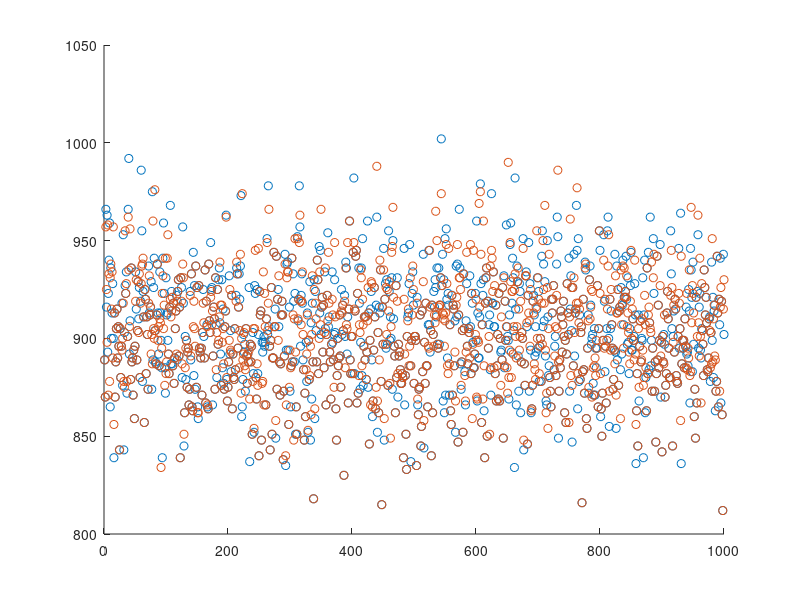

MATLAB code to generate this figure: (Note: this script raises an error after producing the figure.)
clear all; close all; clc

%% Simulate arrival and processing of packets
    % Simulation setup
        samples = 1000;
        normalised_arrival_rate = 0.90;                                         % efficiency of packet arrival rate
        normalised_service_rate = 0.93;                                         % efficiency of packet service rate

    % Poisson distributed random number generator
        lambda_arrival = samples*normalised_arrival_rate;                           
        input_packets = poissrnd(lambda_arrival, [1 samples]);                  % randomise arrival of packets 
        
        lambda_service = samples*normalised_service_rate;                         
        output_limit = poissrnd(lambda_service, [1 samples]);                   % randomise output limit
                
    % TEST CASE - use in place of Poisson
        %input_packets = [0 88 796 1627 51 34 966 714 1276 494 933 107 241 16 671 643 812 262 218 1378 507 15 820 1253 307 540 190 500 96 943 105 183 447 542 166 165 490 510 877 37 163 104 42 291 645 363 134 920 1507 598 172];                      %pg 185
        %input_packets = [0 167 1512 3091 97 65 1835 1357 2424 939 1773 203 458 30 1275 1222 1543 498 414 2618 963 29 1558 2381 583 1026 361 950 182 1792 200 348 849 1030 315 314 931 969 1666 70 310 198 80 553 1226 690 255 1748 2863 1136 327];     %pg 186
        %input_packets = [174 1576 3221 101 67 1913 1414 2526 978 1847 212 477 32 1329 1273 1608 519 432 2728 1004 30 1624 2481 608 1069 376 990 190 1867 208 362 885 1073 329 327 970 1010 1736 73 323 206 83 576 1277 719 265 1822 2984 1184 341];    %pg 187
        %samples = length(input_packets);
        %output_limit = 1000*ones(1,samples);
        
    % Calculate number of packets arrived in each time slot
        output_packets = zeros(1,samples);
        queue = zeros(1,samples);
        buffer = zeros(1,samples);
    
        for i = 1:samples
            if i == 1                                                           % for first sample, where i-1 does not exist
                if input_packets(i) >= output_limit(i)
                    queue(i) = input_packets(i) - output_limit(i);
                    output_packets(i) = output_limit(i);
                else
                    output_packets(i) = input_packets(i);
                end
                
            elseif input_packets(i)+queue(i-1) >= output_limit(i)               % if packet surplus
                queue(i) = queue(i-1) + (input_packets(i) - output_limit(i));   % update queue
                output_packets(i) = output_limit(i);                            % output max packets
                
            else 
                if queue(i) > 0                                                 % if queued packets exist
                    queue(i) = queue(i-1);                                      % queue carries forward
                end
                output_packets(i) = queue(i-1) + input_packets(i);              % output current + queued packets
            end
        end
        
    % Generate Queue Behaviour Table
        output(:,1) = input_packets;
        output(:,2) = output_packets;
        output(:,3) = queue;
        
    % Plot results
        resolution = 5;                                                        % minimum resolution is 1
        x = 1:samples;
        plot(x,input_packets,'o',x,output_packets,'o',x,queue,'o','MarkerIndices',1:resolution:samples)
        axis([0 samples 0 samples+200])
        title(['Plot of Queue Behaviour with Normalised Arrival Rate of ',num2str(100*normalised_arrival_rate),'% and Normalised Service Rate of ',num2str(100*normalised_service_rate),'%'])
        xlabel('Time (seconds)')
        ylabel('Packets')
        legend input output queue
        grid on, grid minor
        